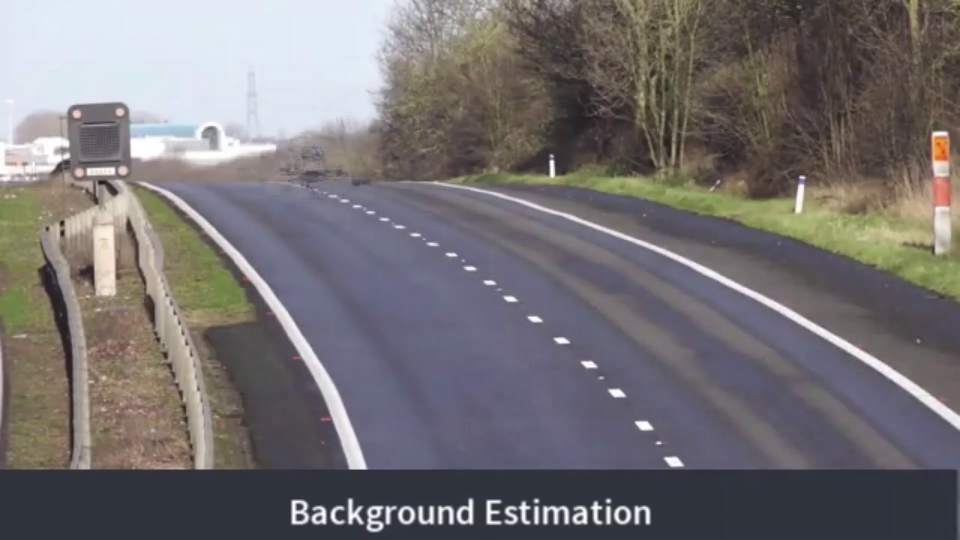
#> input picture frame 141 of _resources/_videos_must/backg_esti.mp4, 1920 x 1080 px (shown at 1/2 size)
$ python background_estimation.py
#> lines starting #> are read from the running program, lines starting #| are printed output that depends on the picture; after the words box and inside, x2 and y2 are one past the last pixel; in counts of white or black regions, pixels touching at a corner belong together
'''
https://learnopencv.com/simple-background-estimation-in-videos-using-opencv-c-python/

'''
import numpy as np
import cv2
from skimage import data, filters

# Videoyu okuyun
cap = cv2.VideoCapture('_resources/_videos_must/backg_esti.mp4')

# Rastgele 25 kare seçin
frameIds = cap.get(cv2.CAP_PROP_FRAME_COUNT) * np.random.uniform(size=25)

# Seçilen kareleri bir array de sakla
frames = []
for fid in frameIds:
    cap.set(cv2.CAP_PROP_POS_FRAMES, fid)
    ret, frame = cap.read()
    frame= cv2.resize(frame, (640, 480))
    frames.append(frame)
#> this loop made 25 passes
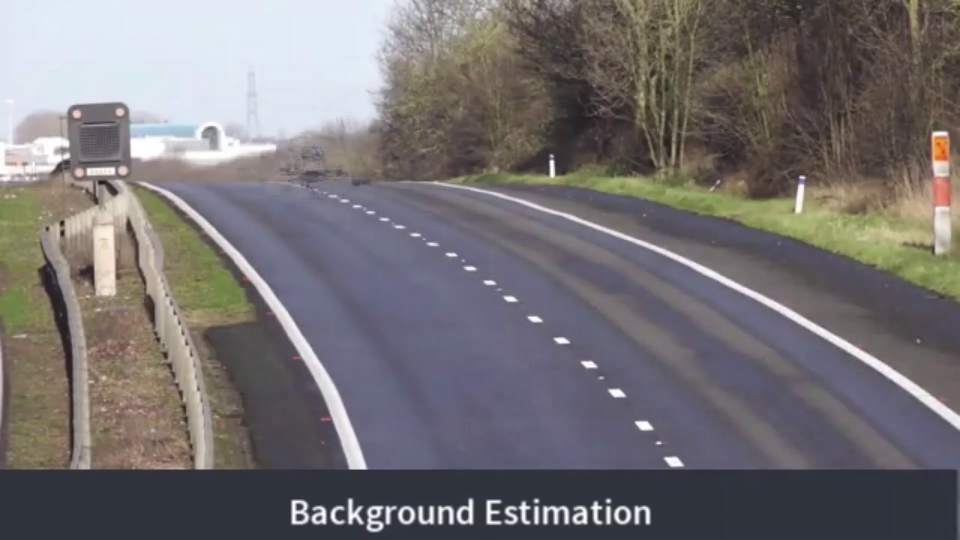
#> input picture frame 141 of _resources/_videos_must/backg_esti.mp4, 1920 x 1080 px (shown at 1/2 size)
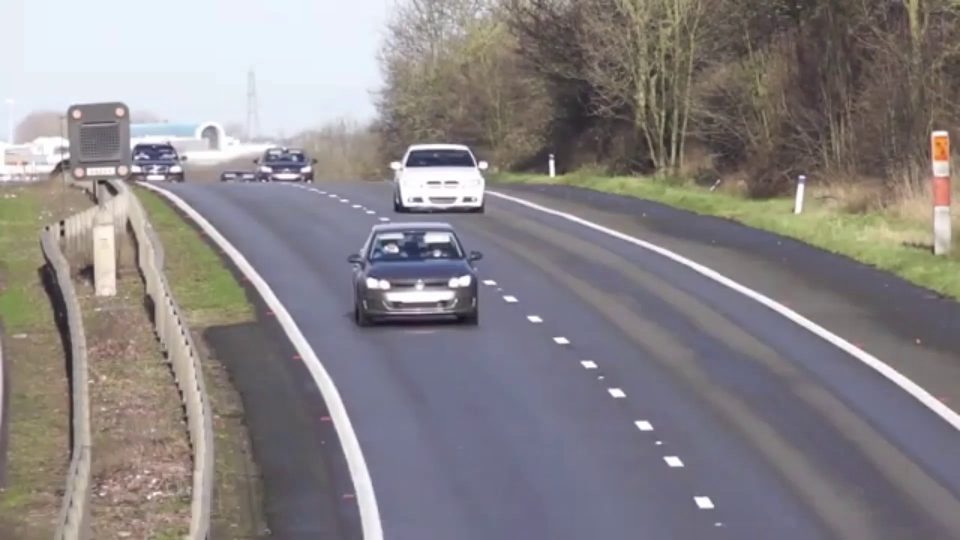
#> input picture frame 184 of _resources/_videos_must/backg_esti.mp4, 1920 x 1080 px (shown at 1/2 size)
#> after the loop, frames = 25 items

# Zaman ekseni boyunca medyanı hesaplayın
medianFrame = np.median(frames, axis=0).astype(dtype=np.uint8)
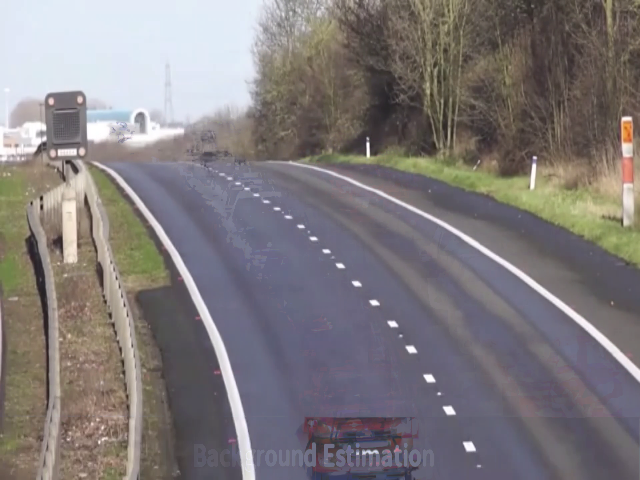
#> medianFrame: shape (480, 640, 3); mean of channels 0, 1, 2 123.8, 122.3, 127.7; drawn as B, G, R

# Median frame i göster
cv2.imshow('frame', medianFrame)
cv2.waitKey(0)

# Frame numarasını sıfırla
cap.set(cv2.CAP_PROP_POS_FRAMES, 0)

# Arka planı gri tonlamaya dönüştür
grayMedianFrame = cv2.cvtColor(medianFrame, cv2.COLOR_BGR2GRAY)
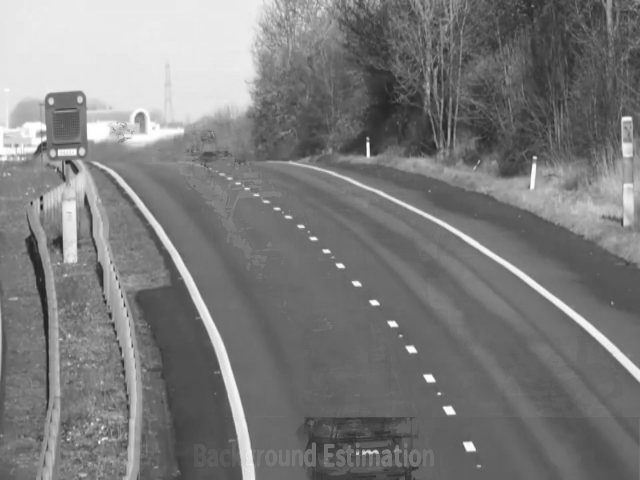
#> grayMedianFrame: shape (480, 640); min 25, max 255, mean 124.1

# Tüm frame ler üzerinde döngü
ret = True
while(ret):

  # Frame i oku
  ret, frame = cap.read()
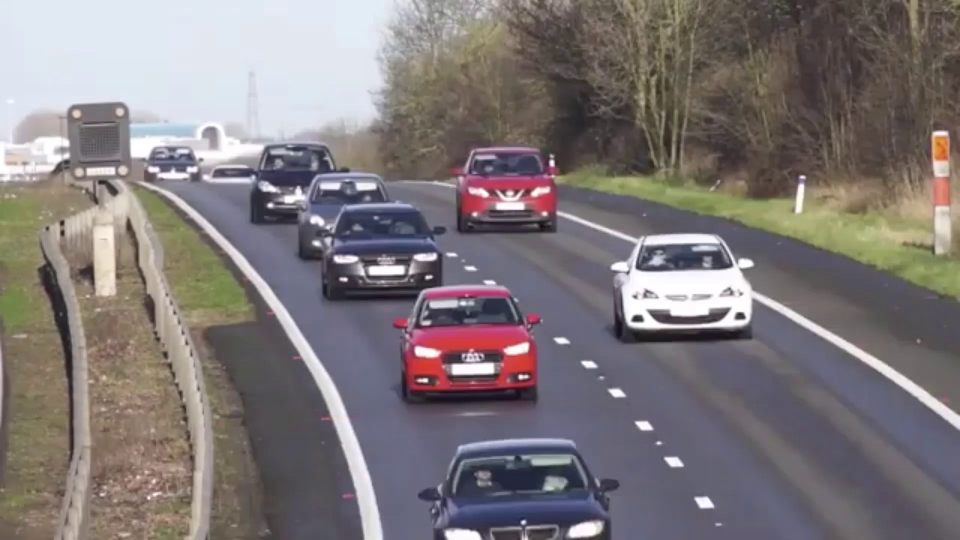
#> input picture frame 0 of _resources/_videos_must/backg_esti.mp4, 1920 x 1080 px (shown at 1/2 size)
#> frame is the input picture: shape (1080, 1920, 3); mean B, G, R 121.3, 120.2, 127.2
  # Geçerli çerçeveyi gri tonlamaya dönüştür
  frame = cv2.cvtColor(frame, cv2.COLOR_BGR2GRAY)
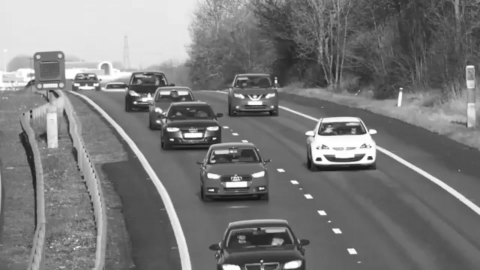
#> frame: shape (1080, 1920) (shown at 1/4 size); min 10, max 255, mean 122.4

  frame= cv2.resize(frame, (640, 480))
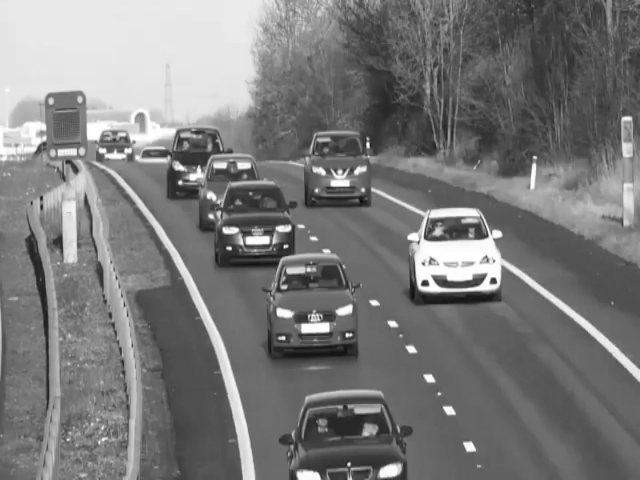
#> frame: shape (480, 640); min 11, max 255, mean 122.4
  # Geçerli frame ve median frame in mutlak farkını hesaplayın
  dframe = cv2.absdiff(frame, grayMedianFrame)
  # Treshold to binarize
  th, dframe = cv2.threshold(dframe, 30, 255, cv2.THRESH_BINARY)
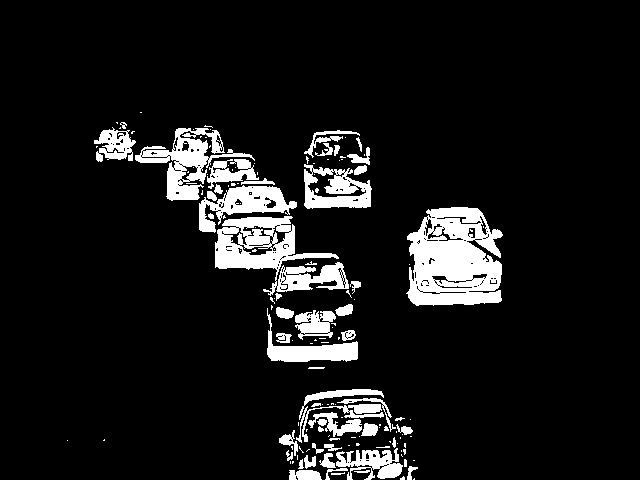
#> dframe: shape (480, 640); 9.5% white; 149 white regions (95 under 20 px), largest, box (x1, y1, x2, y2) and area: (406, 207, 503, 306) 7080, (215, 216, 349, 296) 4706, (135, 128, 255, 201) 2829
  # Resmi görüntüle
  cv2.imshow('frame', dframe)
  cv2.waitKey(20)

# Video nesnesini serbest bırak
cap.release()

cv2.destroyAllWindows()

$ run again, starting later in the video
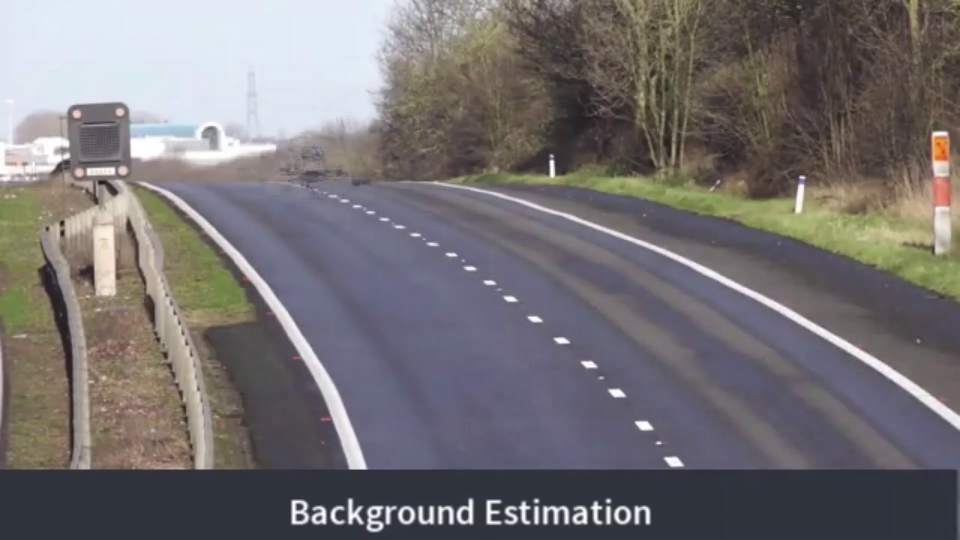
#> input picture frame 141 of _resources/_videos_must/backg_esti.mp4, 1920 x 1080 px (shown at 1/2 size)
#> the loop `for fid in frameIds:` made 25 passes
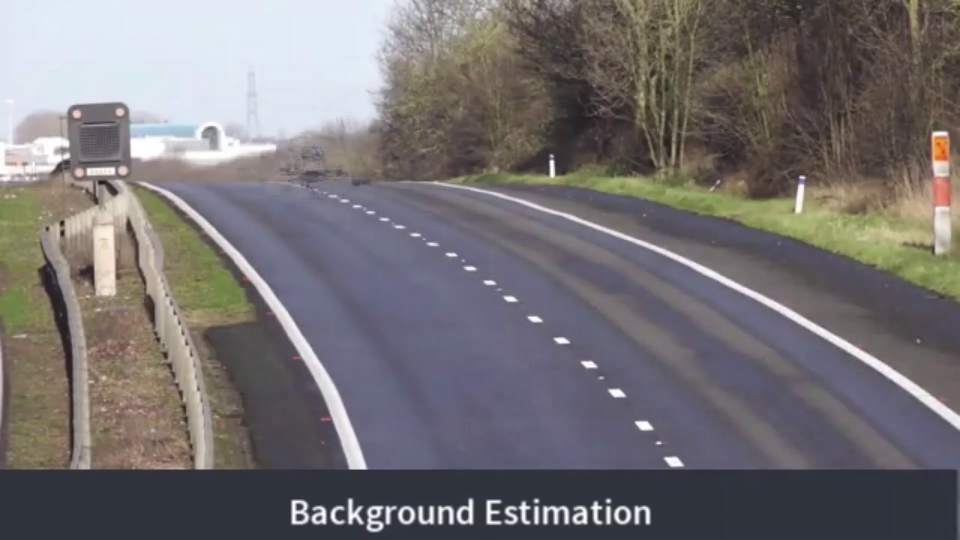
#> input picture frame 141 of _resources/_videos_must/backg_esti.mp4, 1920 x 1080 px (shown at 1/2 size)
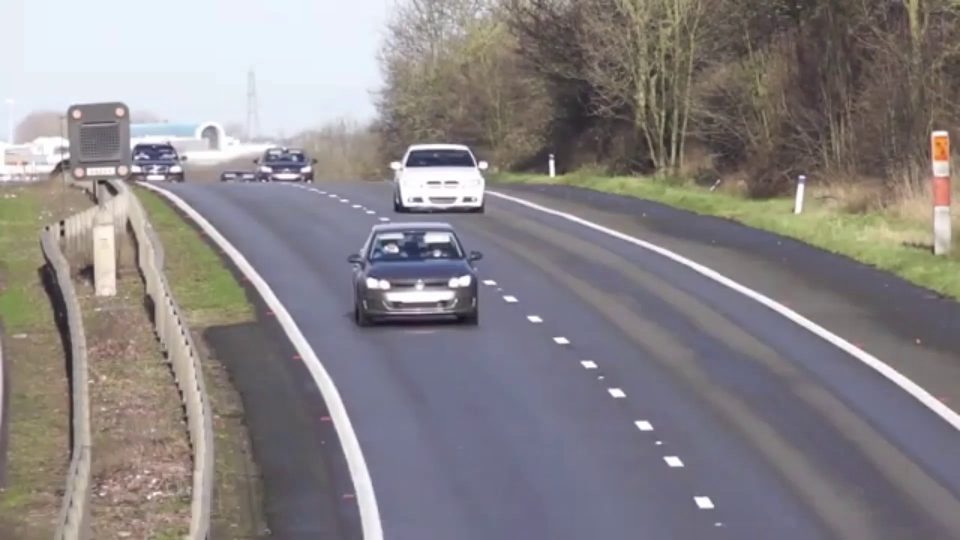
#> input picture frame 184 of _resources/_videos_must/backg_esti.mp4, 1920 x 1080 px (shown at 1/2 size)
#> after the loop `for fid in frameIds:`: frames = 25 items
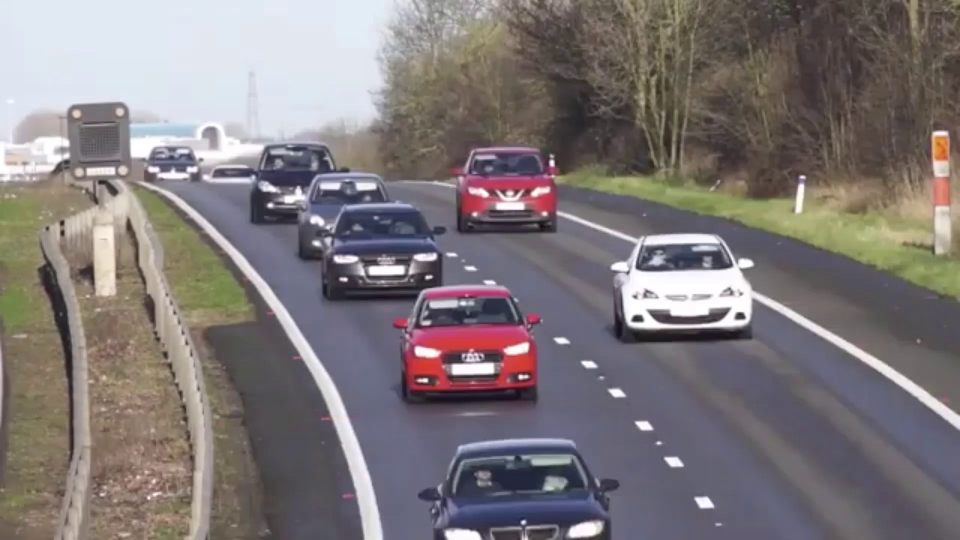
#> input picture frame 0 of _resources/_videos_must/backg_esti.mp4, 1920 x 1080 px (shown at 1/2 size)
#> frame is the input picture: shape (1080, 1920, 3); mean B, G, R 121.3, 120.2, 127.2
